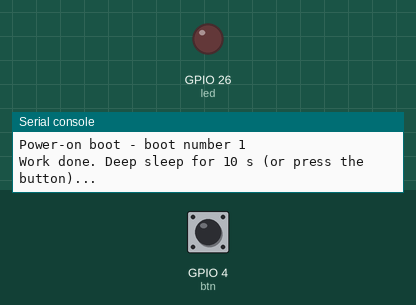
The program below on a simulated ESP32 board running MicroPython. Parts: output pins drawn as LEDs (lit = HIGH), the last lines printed to the serial console. Wiring (from the project's diagram.json): green button on GPIO 4, red LED on GPIO 26. Dashed ring = blinking. Inputs (shaded band) come from the test bench; at power-on: GPIO 4 (btn) HIGH. Deep sleep restarts the program when it ends.

Above: at 1.2 s.
1.3 s: GPIO 4 (btn) pulled LOW for 0.15 s
At 1.65 s:
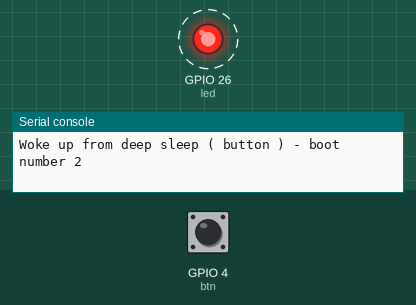
4.3 s: GPIO 4 (btn) pulled LOW for 1 s
At 4.65 s:
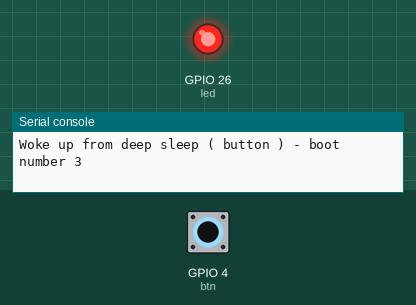
7.3 s: GPIO 4 (btn) pulled LOW for 3.2 s
Timing chart, 0 to 12.5 s (numbered marks = the images above; inputs shaded):
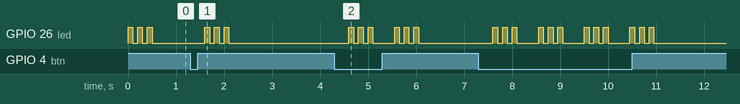

Measured:
- after the input at 1.3 s, GPIO 26 (led): alternates HIGH for 0.10 s and LOW for 0.10 s, 6 changes in all, then stays LOW, starting after 0.30 s
- after the input at 4.3 s, GPIO 26 (led): LOW → HIGH after 0.30 s, → LOW 0.10 s later, → HIGH 0.10 s later, → LOW 0.10 s later, … (12 changes in this stretch)
- by itself, GPIO 26 (led): alternates HIGH for 0.10 s and LOW for 0.10 s, 6 changes in all, then stays LOW

The program:

main.py
```python
# Lab 7 (take-home): deep sleep and battery life
# The ESP32 wakes up, does a little work, then sleeps for 10 s.
# Press the button to wake it early.
import machine, esp32, time
from machine import Pin

led = Pin(26, Pin.OUT)
btn = Pin(4, Pin.IN, Pin.PULL_UP)
rtc = machine.RTC()

# Normal variables live in RAM, which is switched off in deep sleep.
# RTC memory stays powered, so the boot counter survives.
mem = rtc.memory()
boots = int(mem) + 1 if mem else 1
rtc.memory(str(boots))

if machine.reset_cause() == machine.DEEPSLEEP_RESET:
    why = {machine.EXT0_WAKE: "button", machine.TIMER_WAKE: "timer"}.get(machine.wake_reason(), "other")
    print("Woke up from deep sleep (", why, ") - boot number", boots)
else:
    print("Power-on boot - boot number", boots)

# The 'work': pretend to read a sensor and send the value (about 0.6 s awake)
for _ in range(3):
    led.on(); time.sleep_ms(100)
    led.off(); time.sleep_ms(100)
print("Work done. Deep sleep for 10 s (or press the button)...")

esp32.wake_on_ext0(pin=btn, level=esp32.WAKEUP_ALL_LOW)   # wake when GPIO 4 goes low
time.sleep_ms(50)                                         # let the message finish printing
machine.deepsleep(10000)                                  # never returns: the chip restarts on wake
```
